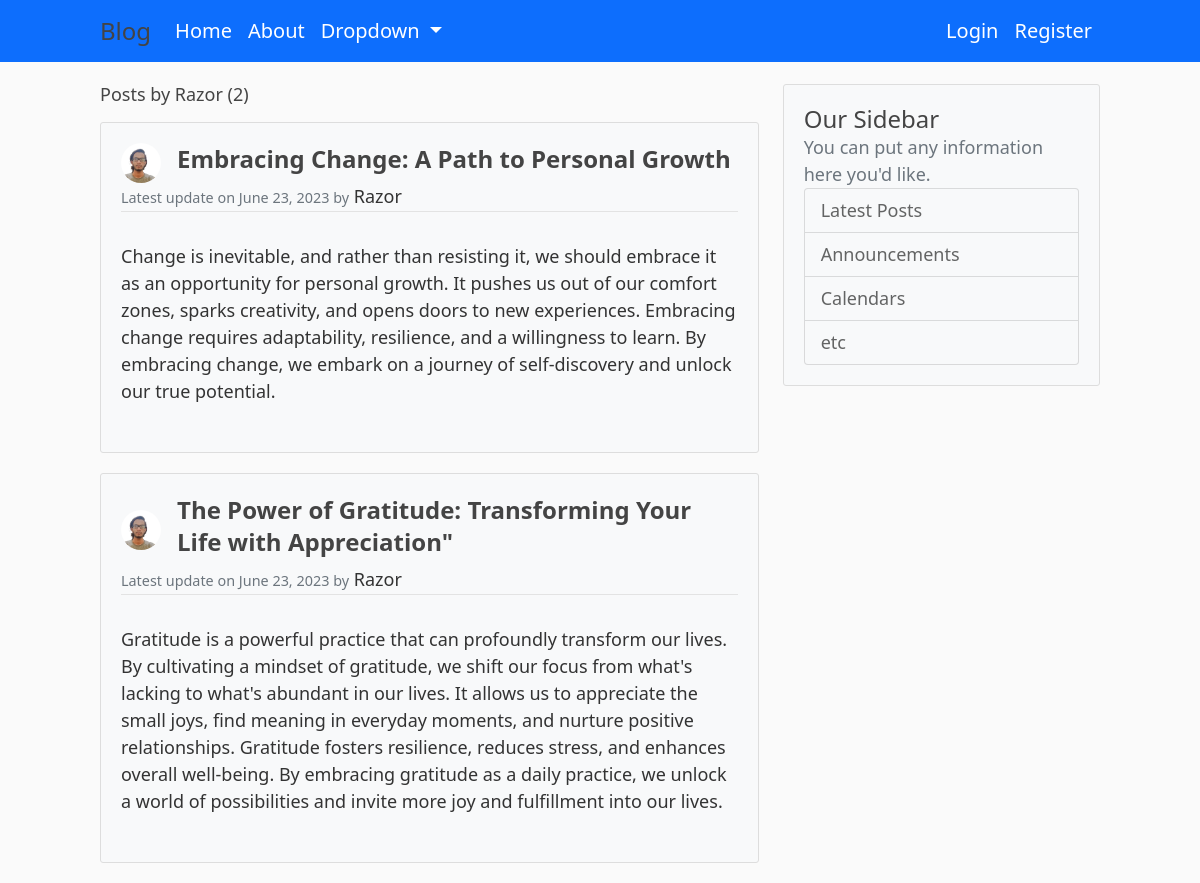
Screenshot of /user/Razor with the database file from the repository.
### blog/models.py (models this page shows, shortened)
class Post(models.Model):
    title = models.CharField(max_length=10000)
    content = models.TextField()
    date_posted = models.DateTimeField(default=timezone.now)
    author = models.ForeignKey(User,on_delete=models.CASCADE)

### users/models.py (models this page shows, shortened)
class Profile(models.Model):
    user = models.OneToOneField(User,on_delete=models.CASCADE)
    image = models.ImageField(default='default.jpg',upload_to='profile_pics')

### blog/views.py (the view)
# urls.py: path('user/<str:username>', UserPostListView.as_view(), name='user-posts'),
class UserPostListView(ListView):
    model = Post
    template_name = 'blog/user_posts.html'  # <app>/<model>_<viewtype>.html
    context_object_name = 'posts'
    ordering = ['-date_posted']
    paginate_by = 5
    def get_queryset(self):
         user = get_object_or_404(User, username=self.kwargs.get('username'))
         return Post.objects.filter(author=user)

### blog/templates/blog/user_posts.html (shortened to what this page needs)
{% extends "blog/base.html" %}
{% block content %}
    <h1 class="mb-3">Posts by {{ view.kwargs.username }} ({{ page_obj.paginator.count }})</h1>
    {% for post in posts %}
    <article class="media content-section instagram-post">
        <div class="media-body">
            <div class="flex items-center">
                <img class="rounded-circle article-img mr-3" src="{{ post.author.profile.image.url }}" alt="" style="width: 40px; height: 40px;">
                <div class="article-title">
                    <h2 class="font-bold text-2xl mb-2"><a href="{% url 'post-detail' post.id %}">{{ post.title }}</a></h2>
                </div>
            </div>
            <div class="article-metadata">
                <small class="text-muted">Latest update on {{ post.date_posted|date:"F d, Y" }} by</small>
                <a class="mr-2" href="{% url 'user-posts' post.author.username %}">{{ post.author }}</a>
            </div>
            <div class="article-content">
                <p>{{ post.content }}</p>
            </div>
        </div>
    </article>
{% endfor %}
{% endblock content %}

### blog/static/blog/main.css (style rules this page uses)
body { background: #fafafa; color: #333333; margin-top: 5rem; }
h1, h2, h3, h4, h5, h6 { color: #444444; }
.content-section { background: #ffffff; padding: 10px 20px; border: 1px solid #dddddd; border-radius: 3px; margin-bottom: 20px; }
.article-title { color: #444444; }
.article-content { white-space: pre-line; }
.article-img { height: 65px; width: 65px; margin-right: 16px; }
.article-metadata { padding-bottom: 1px; margin-bottom: 4px; border-bottom: 1px solid #e3e3e3 }

### blog/templates/blog/base.html (style rules this page uses)
body { margin-top: 5%; font-size: 18px; color: #333; }
.content-section { background-color: #f8f9fa; padding: 20px; }

### rows the page displays
Post: author.profile.image (picture), title "Embracing Change: A Path to Personal Growth", date_posted "June 23, 2023", author "Razor", content "Change is inevitable, and rather than resisting it, we should embrace it as an opportunity for personal growth. It pushes us out of our comfort zones, sparks creativity, and opens doors to new experiences. Embracing change requires adaptability, resilience, and a willingness to learn. By embracing change, we embark on a journey of self-discovery and unlock our true potential."
Post: author.profile.image (picture), title "The Power of Gratitude: Transforming Your Life with Appreciation\"", date_posted "June 23, 2023", author "Razor", content "Gratitude is a powerful practice that can profoundly transform our lives. By cultivating a mindset of gratitude, we shift our focus from what's lacking to what's abundant in our lives. It allows us to appreciate the small joys, find meaning in everyday moments, and nurture positive relationships. Gratitude fosters resilience, reduces stress, and enhances overall well-being. By embracing gratitude as a daily practice, we unlock a world of possibilities and invite more joy and fulfillment into our lives."

### other values shown
{{ view.kwargs.username }} "Razor"
{{ page_obj.paginator.count }} "2"
